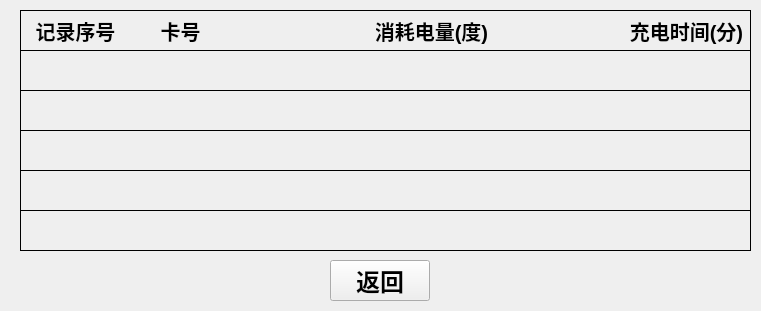
   <widget class="QFrame" name="frame_5">
    <property name="geometry">
     <rect>
      <x>30</x>
      <y>130</y>
      <width>761</width>
      <height>311</height>
     </rect>
    </property>
    <property name="font">
     <font>
      <pointsize>6</pointsize>
     </font>
    </property>
    <property name="styleSheet">
     <string notr="true">background-image: url(:/background/qrc/background/back.png);</string>
    </property>
    <property name="frameShape">
     <enum>QFrame::NoFrame</enum>
    </property>
    <property name="frameShadow">
     <enum>QFrame::Raised</enum>
    </property>
    <widget class="QFrame" name="frame">
     <property name="geometry">
      <rect>
       <x>20</x>
       <y>10</y>
       <width>731</width>
       <height>241</height>
      </rect>
     </property>
     <property name="styleSheet">
      <string notr="true">background-image: url(:/background/qrc/background/bk-potevio-t1.png);</string>
     </property>
     <property name="frameShape">
      <enum>QFrame::Box</enum>
     </property>
     <property name="frameShadow">
      <enum>QFrame::Plain</enum>
     </property>
     <widget class="QLabel" name="label_4">
      <property name="geometry">
       <rect>
        <x>0</x>
        <y>0</y>
        <width>731</width>
        <height>41</height>
       </rect>
      </property>
      <property name="font">
       <font>
        <pointsize>15</pointsize>
        <weight>75</weight>
        <italic>false</italic>
        <bold>true</bold>
       </font>
      </property>
      <property name="styleSheet">
       <string notr="true">background-image: url(:/background/qrc/background/back.png);</string>
      </property>
      <property name="frameShape">
       <enum>QFrame::Box</enum>
      </property>
      <property name="text">
       <string/>
      </property>
     </widget>
     <widget class="QLabel" name="label_5">
      <property name="geometry">
       <rect>
        <x>0</x>
        <y>40</y>
        <width>731</width>
        <height>41</height>
       </rect>
      </property>
      <property name="font">
       <font>
        <pointsize>15</pointsize>
        <weight>75</weight>
        <italic>false</italic>
        <bold>true</bold>
       </font>
      </property>
      <property name="styleSheet">
       <string notr="true">background-image: url(:/background/qrc/background/back.png);</string>
      </property>
      <property name="frameShape">
       <enum>QFrame::Box</enum>
      </property>
      <property name="text">
       <string/>
      </property>
     </widget>
     <widget class="QLabel" name="label_start">
      <property name="geometry">
       <rect>
        <x>330</x>
        <y>500</y>
        <width>41</width>
        <height>31</height>
       </rect>
      </property>
      <property name="font">
       <font>
        <pointsize>18</pointsize>
       </font>
      </property>
      <property name="text">
       <string/>
      </property>
     </widget>
     <widget class="QLabel" name="label_end">
      <property name="geometry">
       <rect>
        <x>800</x>
        <y>45</y>
        <width>41</width>
        <height>31</height>
       </rect>
      </property>
      <property name="font">
       <font>
        <pointsize>18</pointsize>
       </font>
      </property>
      <property name="text">
       <string/>
      </property>
     </widget>
     <widget class="QLabel" name="label_time">
      <property name="geometry">
       <rect>
        <x>660</x>
        <y>45</y>
        <width>51</width>
        <height>31</height>
       </rect>
      </property>
      <property name="font">
       <font>
        <pointsize>18</pointsize>
       </font>
      </property>
      <property name="text">
       <string/>
      </property>
     </widget>
     <widget class="QLabel" name="label_txt">
      <property name="geometry">
       <rect>
        <x>80</x>
        <y>45</y>
        <width>211</width>
        <height>31</height>
       </rect>
      </property>
      <property name="font">
       <font>
        <pointsize>18</pointsize>
       </font>
      </property>
      <property name="text">
       <string/>
      </property>
     </widget>
     <widget class="QLabel" name="label_meter">
      <property name="geometry">
       <rect>
        <x>400</x>
        <y>45</y>
        <width>51</width>
        <height>31</height>
       </rect>
      </property>
      <property name="font">
       <font>
        <pointsize>18</pointsize>
       </font>
      </property>
      <property name="text">
       <string/>
      </property>
     </widget>
     <widget class="QLabel" name="label_num">
      <property name="geometry">
       <rect>
        <x>34</x>
        <y>45</y>
        <width>51</width>
        <height>31</height>
       </rect>
      </property>
      <property name="font">
       <font>
        <pointsize>18</pointsize>
       </font>
      </property>
      <property name="text">
       <string/>
      </property>
     </widget>
     <widget class="QLabel" name="label_7">
      <property name="geometry">
       <rect>
        <x>0</x>
        <y>80</y>
        <width>731</width>
        <height>41</height>
       </rect>
      </property>
      <property name="font">
       <font>
        <pointsize>15</pointsize>
        <weight>75</weight>
        <italic>false</italic>
        <bold>true</bold>
       </font>
      </property>
      <property name="styleSheet">
       <string notr="true">background-image: url(:/background/qrc/background/back.png);</string>
      </property>
      <property name="frameShape">
       <enum>QFrame::Box</enum>
      </property>
      <property name="text">
       <string/>
      </property>
     </widget>
     <widget class="QLabel" name="label_txt_2">
      <property name="geometry">
       <rect>
        <x>80</x>
        <y>85</y>
        <width>211</width>
        <height>31</height>
       </rect>
      </property>
      <property name="font">
       <font>
        <pointsize>18</pointsize>
       </font>
      </property>
      <property name="text">
       <string/>
      </property>
     </widget>
     <widget class="QLabel" name="label_num_2">
      <property name="geometry">
       <rect>
        <x>34</x>
        <y>85</y>
        <width>51</width>
        <height>31</height>
       </rect>
      </property>
      <property name="font">
       <font>
        <pointsize>18</pointsize>
       </font>
      </property>
      <property name="text">
       <string/>
      </property>
     </widget>
     <widget class="QLabel" name="label_meter_2">
      <property name="geometry">
       <rect>
        <x>400</x>
        <y>85</y>
        <width>51</width>
        <height>31</height>
       </rect>
      </property>
      <property name="font">
       <font>
        <pointsize>18</pointsize>
       </font>
      </property>
      <property name="text">
       <string/>
      </property>
     </widget>
     <widget class="QLabel" name="label_time_2">
      <property name="geometry">
       <rect>
        <x>660</x>
        <y>85</y>
        <width>51</width>
        <height>31</height>
       </rect>
      </property>
      <property name="font">
       <font>
        <pointsize>18</pointsize>
       </font>
      </property>
      <property name="text">
       <string/>
      </property>
     </widget>
     <widget class="QLabel" name="label_start_2">
      <property name="geometry">
       <rect>
        <x>330</x>
        <y>540</y>
        <width>41</width>
        <height>31</height>
       </rect>
      </property>
      <property name="font">
       <font>
        <pointsize>18</pointsize>
       </font>
      </property>
      <property name="text">
       <string/>
      </property>
     </widget>
     <widget class="QLabel" name="label_end_2">
      <property name="geometry">
       <rect>
        <x>800</x>
        <y>85</y>
        <width>41</width>
        <height>31</height>
       </rect>
      </property>
      <property name="font">
       <font>
        <pointsize>18</pointsize>
       </font>
      </property>
      <property name="text">
       <string/>
      </property>
     </widget>
     <widget class="QLabel" name="label_6">
      <property name="geometry">
       <rect>
        <x>0</x>
        <y>120</y>
        <width>731</width>
        <height>41</height>
       </rect>
      </property>
      <property name="font">
       <font>
        <pointsize>15</pointsize>
        <weight>75</weight>
        <italic>false</italic>
        <bold>true</bold>
       </font>
      </property>
      <property name="styleSheet">
       <string notr="true">background-image: url(:/background/qrc/background/back.png);</string>
      </property>
      <property name="frameShape">
       <enum>QFrame::Box</enum>
      </property>
      <property name="text">
       <string/>
      </property>
     </widget>
     <widget class="QLabel" name="label_num_3">
      <property name="geometry">
       <rect>
        <x>34</x>
        <y>125</y>
        <width>51</width>
        <height>31</height>
       </rect>
      </property>
      <property name="font">
       <font>
        <pointsize>18</pointsize>
       </font>
      </property>
      <property name="text">
       <string/>
      </property>
     </widget>
     <widget class="QLabel" name="label_txt_3">
      <property name="geometry">
       <rect>
        <x>80</x>
        <y>125</y>
        <width>211</width>
        <height>31</height>
       </rect>
      </property>
      <property name="font">
       <font>
        <pointsize>18</pointsize>
       </font>
      </property>
      <property name="text">
       <string/>
      </property>
     </widget>
     <widget class="QLabel" name="label_meter_3">
      <property name="geometry">
       <rect>
        <x>400</x>
        <y>125</y>
        <width>51</width>
        <height>31</height>
       </rect>
      </property>
      <property name="font">
       <font>
        <pointsize>18</pointsize>
       </font>
      </property>
      <property name="text">
       <string/>
      </property>
     </widget>
     <widget class="QLabel" name="label_time_3">
      <property name="geometry">
       <rect>
        <x>660</x>
        <y>125</y>
        <width>51</width>
        <height>31</height>
       </rect>
      </property>
      <property name="font">
       <font>
        <pointsize>18</pointsize>
       </font>
      </property>
      <property name="text">
       <string/>
      </property>
     </widget>
     <widget class="QLabel" name="label_start_3">
      <property name="geometry">
       <rect>
        <x>330</x>
        <y>580</y>
        <width>41</width>
        <height>31</height>
       </rect>
      </property>
      <property name="font">
       <font>
        <pointsize>18</pointsize>
       </font>
      </property>
      <property name="text">
       <string/>
      </property>
     </widget>
     <widget class="QLabel" name="label_end_3">
      <property name="geometry">
       <rect>
        <x>800</x>
        <y>125</y>
        <width>41</width>
        <height>31</height>
       </rect>
      </property>
      <property name="font">
       <font>
        <pointsize>18</pointsize>
       </font>
      </property>
      <property name="text">
       <string/>
      </property>
     </widget>
     <widget class="QLabel" name="label_9">
      <property name="geometry">
       <rect>
        <x>0</x>
        <y>160</y>
        <width>731</width>
        <height>41</height>
       </rect>
      </property>
      <property name="font">
       <font>
        <pointsize>15</pointsize>
        <weight>75</weight>
        <italic>false</italic>
        <bold>true</bold>
       </font>
      </property>
      <property name="styleSheet">
       <string notr="true">background-image: url(:/background/qrc/background/back.png);</string>
      </property>
      <property name="frameShape">
       <enum>QFrame::Box</enum>
      </property>
      <property name="text">
       <string/>
      </property>
     </widget>
     <widget class="QLabel" name="label_num_4">
      <property name="geometry">
       <rect>
        <x>34</x>
        <y>165</y>
        <width>51</width>
        <height>31</height>
       </rect>
      </property>
      <property name="font">
       <font>
        <pointsize>18</pointsize>
       </font>
      </property>
      <property name="text">
       <string/>
      </property>
     </widget>
     <widget class="QLabel" name="label_txt_4">
      <property name="geometry">
       <rect>
        <x>80</x>
        <y>165</y>
        <width>211</width>
        <height>31</height>
       </rect>
      </property>
      <property name="font">
       <font>
        <pointsize>18</pointsize>
       </font>
      </property>
      <property name="text">
       <string/>
      </property>
     </widget>
     <widget class="QLabel" name="label_time_4">
      <property name="geometry">
       <rect>
        <x>660</x>
        <y>165</y>
        <width>51</width>
        <height>31</height>
       </rect>
      </property>
      <property name="font">
       <font>
        <pointsize>18</pointsize>
       </font>
      </property>
      <property name="text">
       <string/>
      </property>
     </widget>
     <widget class="QLabel" name="label_meter_4">
      <property name="geometry">
       <rect>
        <x>400</x>
        <y>165</y>
        <width>51</width>
        <height>31</height>
       </rect>
      </property>
      <property name="font">
       <font>
        <pointsize>18</pointsize>
       </font>
      </property>
      <property name="text">
       <string/>
      </property>
     </widget>
     <widget class="QLabel" name="label_end_4">
      <property name="geometry">
       <rect>
        <x>800</x>
        <y>165</y>
        <width>41</width>
        <height>31</height>
       </rect>
      </property>
      <property name="font">
       <font>
        <pointsize>18</pointsize>
       </font>
      </property>
      <property name="text">
       <string/>
      </property>
     </widget>
     <widget class="QLabel" name="label_start_4">
      <property name="geometry">
       <rect>
        <x>330</x>
        <y>620</y>
        <width>41</width>
        <height>31</height>
       </rect>
      </property>
      <property name="font">
       <font>
        <pointsize>18</pointsize>
       </font>
      </property>
      <property name="text">
       <string/>
      </property>
     </widget>
     <widget class="QLabel" name="label_8">
      <property name="geometry">
       <rect>
        <x>0</x>
        <y>200</y>
        <width>731</width>
        <height>41</height>
       </rect>
      </property>
      <property name="font">
       <font>
        <pointsize>15</pointsize>
        <weight>75</weight>
        <italic>false</italic>
        <bold>true</bold>
       </font>
      </property>
      <property name="styleSheet">
       <string notr="true">background-image: url(:/background/qrc/background/back.png);</string>
      </property>
      <property name="frameShape">
       <enum>QFrame::Box</enum>
      </property>
      <property name="text">
       <string/>
      </property>
     </widget>
     <widget class="QLabel" name="label_num_5">
      <property name="geometry">
       <rect>
        <x>34</x>
        <y>205</y>
        <width>51</width>
        <height>31</height>
       </rect>
      </property>
      <property name="font">
       <font>
        <pointsize>18</pointsize>
       </font>
      </property>
      <property name="text">
       <string/>
      </property>
     </widget>
     <widget class="QLabel" name="label_txt_5">
      <property name="geometry">
       <rect>
        <x>80</x>
        <y>205</y>
        <width>211</width>
        <height>31</height>
       </rect>
      </property>
      <property name="font">
       <font>
        <pointsize>18</pointsize>
       </font>
      </property>
      <property name="text">
       <string/>
      </property>
     </widget>
     <widget class="QLabel" name="label_time_5">
      <property name="geometry">
       <rect>
        <x>660</x>
        <y>205</y>
        <width>51</width>
        <height>31</height>
       </rect>
      </property>
      <property name="font">
       <font>
        <pointsize>18</pointsize>
       </font>
      </property>
      <property name="text">
       <string/>
      </property>
     </widget>
     <widget class="QLabel" name="label_end_5">
      <property name="geometry">
       <rect>
        <x>800</x>
        <y>205</y>
        <width>41</width>
        <height>31</height>
       </rect>
      </property>
      <property name="font">
       <font>
        <pointsize>18</pointsize>
       </font>
      </property>
      <property name="text">
       <string/>
      </property>
     </widget>
     <widget class="QLabel" name="label_meter_5">
      <property name="geometry">
       <rect>
        <x>400</x>
        <y>205</y>
        <width>51</width>
        <height>31</height>
       </rect>
      </property>
      <property name="font">
       <font>
        <pointsize>18</pointsize>
       </font>
      </property>
      <property name="text">
       <string/>
      </property>
     </widget>
     <widget class="QLabel" name="label_start_5">
      <property name="geometry">
       <rect>
        <x>330</x>
        <y>660</y>
        <width>41</width>
        <height>31</height>
       </rect>
      </property>
      <property name="font">
       <font>
        <pointsize>18</pointsize>
       </font>
      </property>
      <property name="text">
       <string/>
      </property>
     </widget>
     <widget class="QLabel" name="lbl_num">
      <property name="geometry">
       <rect>
        <x>10</x>
        <y>5</y>
        <width>91</width>
        <height>31</height>
       </rect>
      </property>
      <property name="font">
       <font>
        <pointsize>15</pointsize>
        <weight>75</weight>
        <bold>true</bold>
       </font>
      </property>
      <property name="text">
       <string>记录序号</string>
      </property>
      <property name="alignment">
       <set>Qt::AlignCenter</set>
      </property>
     </widget>
     <widget class="QLabel" name="lbl_card">
      <property name="geometry">
       <rect>
        <x>110</x>
        <y>5</y>
        <width>101</width>
        <height>31</height>
       </rect>
      </property>
      <property name="font">
       <font>
        <pointsize>15</pointsize>
        <weight>75</weight>
        <bold>true</bold>
       </font>
      </property>
      <property name="text">
       <string>卡号</string>
      </property>
      <property name="alignment">
       <set>Qt::AlignCenter</set>
      </property>
     </widget>
     <widget class="QLabel" name="lbl_kwh">
      <property name="geometry">
       <rect>
        <x>490</x>
        <y>460</y>
        <width>141</width>
        <height>31</height>
       </rect>
      </property>
      <property name="font">
       <font>
        <pointsize>15</pointsize>
        <weight>75</weight>
        <bold>true</bold>
       </font>
      </property>
      <property name="text">
       <string/>
      </property>
      <property name="alignment">
       <set>Qt::AlignCenter</set>
      </property>
     </widget>
     <widget class="QLabel" name="lbl_end_soc">
      <property name="geometry">
       <rect>
        <x>356</x>
        <y>5</y>
        <width>111</width>
        <height>31</height>
       </rect>
      </property>
      <property name="font">
       <font>
        <pointsize>15</pointsize>
        <weight>75</weight>
        <bold>true</bold>
       </font>
      </property>
      <property name="text">
       <string>消耗电量(度)</string>
      </property>
      <property name="alignment">
       <set>Qt::AlignCenter</set>
      </property>
     </widget>
     <widget class="QLabel" name="lbl_start_soc">
      <property name="geometry">
       <rect>
        <x>280</x>
        <y>460</y>
        <width>121</width>
        <height>31</height>
       </rect>
      </property>
      <property name="font">
       <font>
        <pointsize>15</pointsize>
        <weight>75</weight>
        <bold>true</bold>
       </font>
      </property>
      <property name="text">
       <string/>
      </property>
      <property name="alignment">
       <set>Qt::AlignCenter</set>
      </property>
     </widget>
     <widget class="QLabel" name="lbl_time">
      <property name="geometry">
       <rect>
        <x>596</x>
        <y>5</y>
        <width>141</width>
        <height>31</height>
       </rect>
      </property>
      <property name="font">
       <font>
        <pointsize>15</pointsize>
        <weight>75</weight>
        <bold>true</bold>
       </font>
      </property>
      <property name="text">
       <string>充电时间(分)</string>
      </property>
      <property name="alignment">
       <set>Qt::AlignCenter</set>
      </property>
     </widget>
    </widget>
    <widget class="QPushButton" name="pbtn_up">
     <property name="geometry">
      <rect>
       <x>170</x>
       <y>800</y>
       <width>100</width>
       <height>41</height>
      </rect>
     </property>
     <property name="font">
      <font>
       <pointsize>18</pointsize>
       <weight>75</weight>
       <bold>true</bold>
      </font>
     </property>
     <property name="focusPolicy">
      <enum>Qt::NoFocus</enum>
     </property>
     <property name="styleSheet">
      <string notr="true">border-image: url(:/icon/qrc/keyboard-b/btn_bg.png);</string>
     </property>
     <property name="text">
      <string>上一页</string>
     </property>
    </widget>
    <widget class="QPushButton" name="pbtn_down">
     <property name="geometry">
      <rect>
       <x>340</x>
       <y>800</y>
       <width>100</width>
       <height>41</height>
      </rect>
     </property>
     <property name="font">
      <font>
       <pointsize>18</pointsize>
       <weight>75</weight>
       <bold>true</bold>
      </font>
     </property>
     <property name="focusPolicy">
      <enum>Qt::NoFocus</enum>
     </property>
     <property name="styleSheet">
      <string notr="true">border-image: url(:/icon/qrc/keyboard-b/btn_bg.png);</string>
     </property>
     <property name="text">
      <string>下一页</string>
     </property>
    </widget>
    <widget class="QPushButton" name="pbtn_enter">
     <property name="geometry">
      <rect>
       <x>330</x>
       <y>260</y>
       <width>100</width>
       <height>41</height>
      </rect>
     </property>
     <property name="font">
      <font>
       <pointsize>18</pointsize>
       <weight>75</weight>
       <bold>true</bold>
      </font>
     </property>
     <property name="focusPolicy">
      <enum>Qt::NoFocus</enum>
     </property>
     <property name="styleSheet">
      <string notr="true">border-image: url(:/icon/qrc/keyboard-b/btn_bg.png);</string>
     </property>
     <property name="text">
      <string>返回</string>
     </property>
    </widget>
    <widget class="QLabel" name="label_state">
     <property name="geometry">
      <rect>
       <x>20</x>
       <y>260</y>
       <width>121</width>
       <height>31</height>
      </rect>
     </property>
     <property name="font">
      <font>
       <pointsize>18</pointsize>
      </font>
     </property>
     <property name="text">
      <string/>
     </property>
    </widget>
    <zorder>pbtn_up</zorder>
    <zorder>pbtn_down</zorder>
    <zorder>frame</zorder>
    <zorder>pbtn_enter</zorder>
    <zorder>label_state</zorder>
   </widget>
